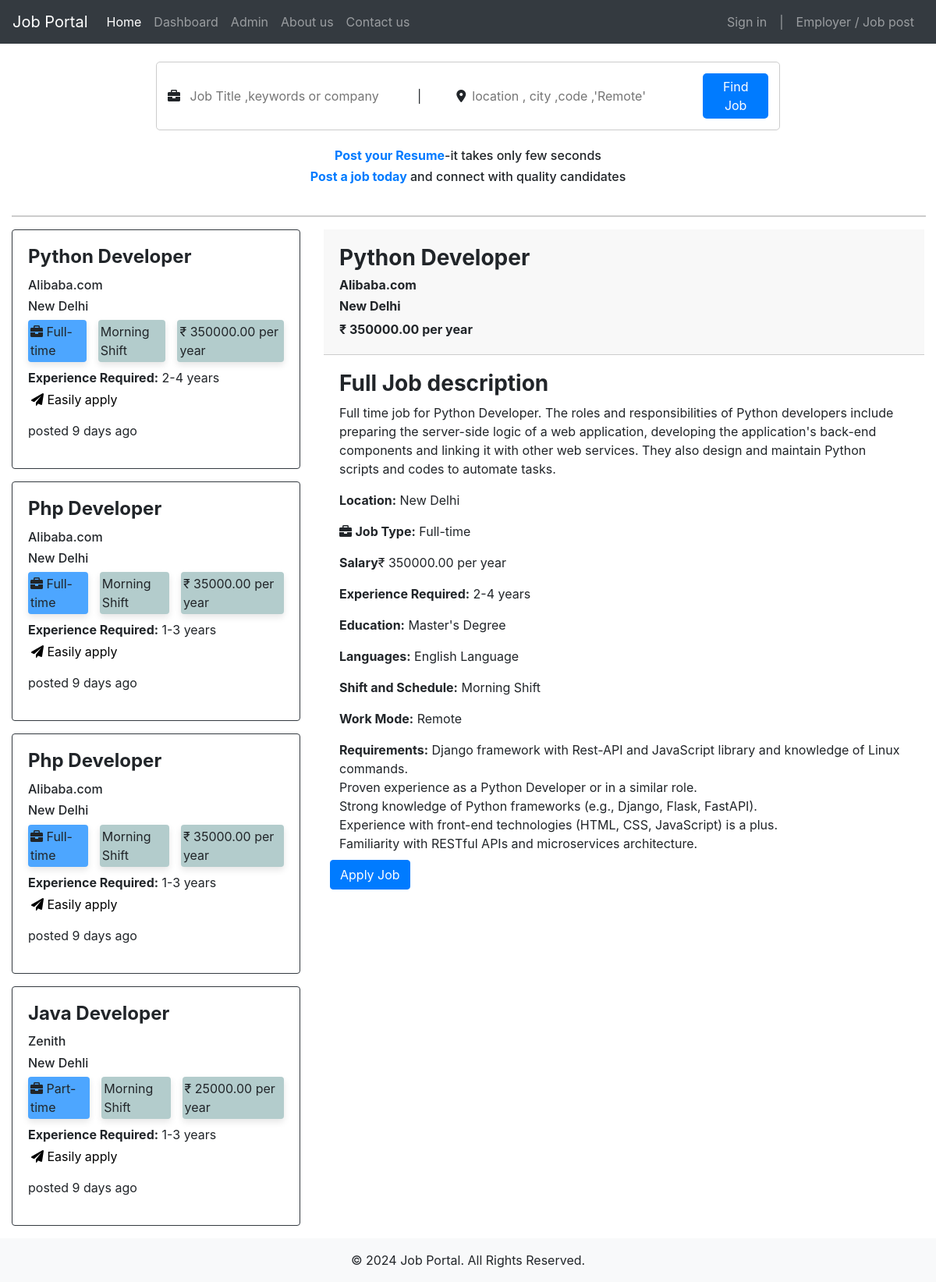
Before: / with the older database file.
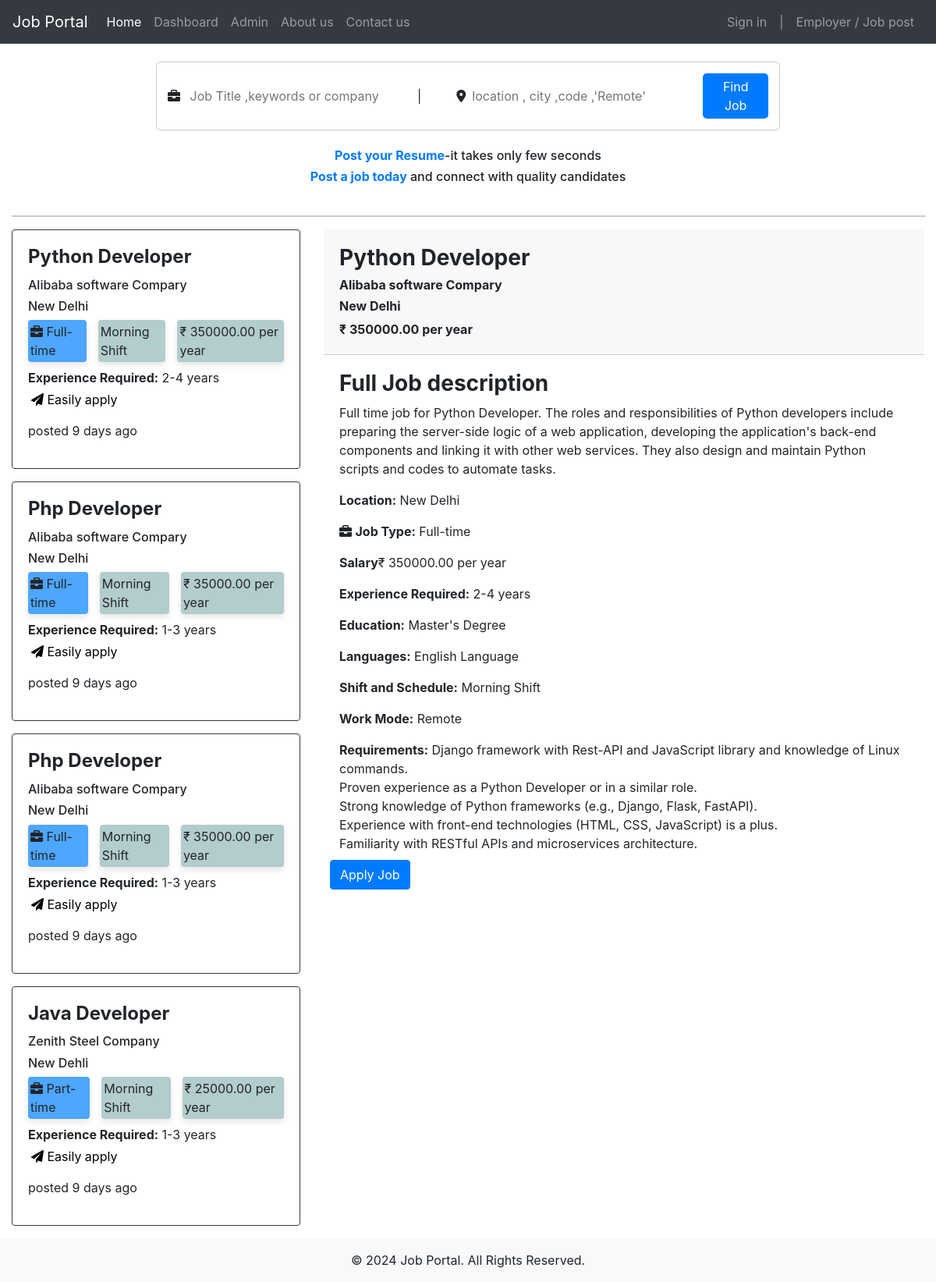
After: the same page with the newer database file.
### JobApp/models.py (models this page shows, shortened)
class Job(models.Model):
    recruiter = models.ForeignKey(
        CustomUser,
        on_delete=models.CASCADE,
        limit_choices_to={'user_type': 'recruiter'}
    )
    title = models.CharField(max_length=255)
    description = models.TextField()
    location = models.CharField(max_length=255)
    job_type = models.CharField(
        max_length=50,
        choices=[
            ('full-time', 'Full-time'),
            ('part-time', 'Part-time'),
            ('internship', 'Internship')
        ]
    )
    salary = models.DecimalField(
        max_digits=10,
        decimal_places=2,
        null=True,
        blank=True
    )
    requirements = models.TextField(help_text="List of job requirements")
    experience_required = models.CharField(
        max_length=100,
        help_text="Required experience level"
    )
    specifications = models.TextField(
        null=True,
        blank=True,
        help_text="Any other specific requirements"
    )
    education=models.CharField(_("Education"), max_length=50,choices=education, default='masters')
    language=models.CharField(_("Languages"), max_length=50,choices=language,default='eng')
    schedule=models.CharField(_("Shift and schedule"), max_length=50,choices=shift,default='morning')
    work_mode = models.CharField(
        max_length=10,
        choices=WORK_MODE_CHOICES,
        default='Onsite',  # Default to 'Onsite'
    )
    created_at = models.DateTimeField(auto_now_add=True, null=True)
    updated_at = models.DateTimeField(auto_now=True, null=True)
    is_published = models.BooleanField(default=False)
    is_closed = models.BooleanField(default=False)
    Vacancy = models.CharField(max_length=10, null=True)
    passedout = models.CharField(max_length=30 ,default='2023-2024')
    timestamp = models.DateTimeField(auto_now=True)
    end_date = models.DateField(max_length=20, null=True,default='None')
    gender = models.CharField(max_length=30,choices=gender_chioce ,blank=True)

### users/models.py (models this page shows, shortened)
class CustomUser(AbstractUser):
    username=None  #Removed the username field*/
    email = models.EmailField(_("email address"), unique=True)
    USER_TYPE_CHOICES = (
        ('candidate', 'Candidate'),
        ('recruiter', 'Recruiter'),
    )
    user_type = models.CharField(max_length=10, choices=USER_TYPE_CHOICES)
    USERNAME_FIELD="email"
    REQUIRED_FIELDS=[]
    objects=CustomUserManager()

### Account/models.py (models this page shows, shortened)
class RecruiterProfile(models.Model):
    user = models.OneToOneField(CustomUser, on_delete=models.CASCADE)
    recruiter_name=models.CharField(_("name"),default='xyz', max_length=50)
    company_name=models.CharField(_("Your company name"), max_length=50)
    company_logo=models.ImageField(_("Image  Company"), upload_to='proImage',blank=True,null=True)
    contact_email=models.EmailField(_("Company Email"), max_length=254)
    contact_phone=models.CharField(_("Phone number"), max_length=50,blank=True,null=True)
    location=models.CharField(_("Location "),max_length=50,default='New Dehli')
    bio=models.TextField(_("Write your bio here!!!!!!!"),max_length=50,blank=True)

### JobApp/views.py (the view)
# urls.py: path('', job_view, name='job_view'),
def job_view(request):
    if request.user.is_authenticated:
        if request.user.user_type=='recruiter':
                jobs=Job.objects.filter(recruiter=request.user)
                print('Heloo Rec')
        elif request.user.user_type=='candidate':
            jobs=Job.objects.all()
    else:
        jobs=Job.objects.all()
    for job in jobs:
      time_diff=timezone.now()-job.timestamp
      postdays=time_diff.days
    return render(request, 'JobApp/jobPage.html', locals())

### templates/JobApp/jobPage.html (shortened to what this page needs)
{% extends "base.html" %} {% load static %}  {% block content %}
<link rel="stylesheet" href="https://cdnjs.cloudflare.com/ajax/libs/font-awesome/6.6.0/css/all.min.css" />
<link rel="stylesheet" href="https://cdnjs.cloudflare.com/ajax/libs/font-awesome/6.0.0-beta3/css/all.min.css" />
<link rel="stylesheet" href="{% static 'css/searchbox.css' %}" />
<link rel="stylesheet" href="{% static 'css/jobpage.css' %}">
{% include "candidate_navbar.html" %}
{% if jobs %}
<div class="container-fluid">
    <div class="row mt-3">
        <div class="search-box">
            <div class="search-input">
                <i class="fas fa-briefcase"></i>
                <input type="text" placeholder=" Job Title ,keywords or company" id="location" required />
            </div>
            <div class="divider">|</div>
            <div class="search-input">
                <i class="fas fa-map-marker-alt"></i>
                <input type="text" placeholder="location , city ,code ,'Remote'" id="location" />
            </div>
            <button class="find-button" onclick="findJob()">Find Job</button>
        </div>
        <br />
    </div>
    <div class="row d-flex align-items-center flex-column mt-3" style="height: 70px">
        <h6 class="">
            <a style="" href=""><b>Post your Resume</b></a>-it takes only few seconds
        </h6>
        <h6 class="">
            <a style="" href=""><b>Post a job today</b></a> and connect with quality
            candidates
        </h6>
    </div>
    <hr style="
      border: 1px solid #ccc;
      width: 100%;
      text-align: left;
      margin-left: 0;
    " />
    <div class="row">
        <div class="col-md-4">
            {% for job in jobs %}
            <div class="card shadow-sm mb-3 border border-dark rounded job-item" data-job-id="{{ job.id }}"
                onclick="showJobDetails({{ job.id }})">
                <article class="card-body">
                    <h4 class="card-title"><b>{{ job.title }}</b></h4>
                    <h6>{{ job.recruiter.recruiterprofile.company_name }}</h6>
                    <h6>{{ job.location }}</h6>
                    <div class="job-details-row mb-2">
                        <div class="job-detail" style="background-color: #4da6ff">
                            <i class="fa-solid fa-briefcase"></i>
                            {{ job.get_job_type_display }}
                        </div>
                        <div class="job-detail">{{ job.get_schedule_display }}</div>
                        <div class="job-detail">
                            ₹ {{ job.salary|default:"Not specified" }} per year
                        </div>
                    </div>
                    <p class="mb-1">
                        <strong>Experience Required:</strong> {{ job.experience_required }}
                    </p>
                    <div class="row m-1 mb-3 d-flex justify-content-between">
                        <a href="{% url 'JobApp:single_job_view' job.id %}"
                            style="text-decoration: none; color: black"><i class="fa-solid fa-paper-plane"></i> Easily
                            apply</a>
                    </div>
                    {% if postdays == 0 %}
                    <p>just post</p>
                    {% elif postdays == 1%}
                    <p>posted {{ postdays }} day ago</p>
                    {% else %}
                    <p>posted {{ postdays }} days ago</p>
                    {% endif %}
                </article>
            </div>
            {% endfor %}
        </div>
        <div class="col-md-8">
            <div id="job-details-container" class='main-div'>
                <div class="fixed-div " >
                    <h3 style="font-weight: bold;">{{ jobs.0.title }}</h3>
                    <h6 style="font-weight: bold;">{{ jobs.0.recruiter.recruiterprofile.company_name }}</h6>
                    <h6 style="font-weight: bold;">{{ jobs.0.location }}</h6>
                    <h6 style="font-weight: bold;" class="" style="background-color: #b3cccc;"></h6>₹ {{ jobs.0.salary|default:"Not specified" }}
                    per
                    year
                </div>
                <div class="scrollable-div">
                    <h3 style="font-weight: bold;">Full Job description</h3>
                    <p>{{ jobs.0.description }}</p>
                    <p><strong>Location:</strong> {{ jobs.0.location }}</p>
                    <p>
                        <i class="fa-solid fa-briefcase"></i> <strong>Job Type:</strong> {{ jobs.0.get_job_type_display }}
                    </p>
                    <p>
                        <strong>Salary</strong>₹ {{ jobs.0.salary|default:"Not specified" }} per year
                    </p>
                    <p>
                        <strong>Experience Required:</strong> {{ jobs.0.experience_required }}
                    </p>
                    <p><strong>Education:</strong> {{ jobs.0.get_education_display }}</p>
                    <p><strong>Languages:</strong> {{ jobs.0.get_language_display }}</p>
                    <p><strong>Shift and Schedule:</strong> {{ jobs.0.get_schedule_display }}</p>
                    <p><strong>Work Mode:</strong> {{ jobs.0.get_work_mode_display }}</p>
                    <p>
                        <strong>Requirements:</strong> {{ jobs.0.requirements|linebreaksbr }}
                    </p>
                </div>
            </div>
            <div class="row p-1 m-1 d-flex justify-content-between">
                <a href="{% url 'JobApp:single_job_view' jobs.0.id %}" class="btn btn-primary">Apply Job</a>
            </div>
        </div>
    </div>
</div>
{% endif %}
<footer class="bg-light py-3">
    <div class="container">
        <p class="text-center mb-0">&copy; 2024 Job Portal. All Rights Reserved.</p>
    </div>
</footer>
{% endblock %}

### templates/base.html (shortened to what this page needs)
<!DOCTYPE html>
<html>
<head>
    <link rel="stylesheet" href="https://cdn.jsdelivr.net/npm/bootstrap@4.0.0/dist/css/bootstrap.min.css">
</head>
<body>
    {% block content %}{% endblock  %}
</body>
</html>

### templates/candidate_navbar.html (shortened to what this page needs)
<nav class="navbar navbar-expand-lg navbar-dark bg-dark">
    <a class="navbar-brand" href="#">Job Portal</a>
    <div class="collapse navbar-collapse" id="navbarSupportedContent">
      <ul class="navbar-nav mr-auto">
        <li class="nav-item active">
          <a class="nav-link" href="{% url 'JobApp:job_view' %}">Home <span class="sr-only">(current)</span></a>
        </li>
        <li class="nav-item">
          <a class="nav-link" href="{% url 'JobApp:dashboard_view' %}">Dashboard</a>
        </li>
        <li class="nav-item">
          <a class="nav-link" href="/">Admin</a>
        </li>
        <li class="nav-item">
          <a class="nav-link" href="{% url 'JobApp:about_us' %}">About us</a>
        </li>
        <li class="nav-item">
          <a class="nav-link" href="{% url 'JobApp:contact_us' %}">Contact us</a>
        </li>
      </ul>
      <ul class="nav navbar-nav navbar-right mr-1">
        {% if user.is_authenticated %}
         {% if user.user_type == 'candidate' %}
         <li><a href="{% url 'Account:candidate_profile' %}">Candidate/</a></li>
     {% elif user.user_type == 'recruiter' %}
         <li><a href="{% url 'Account:recruiter_profile' %}">Recruiter/</a></li>
     {% endif %}
        <li class="nav-item">
            <a href="{% url 'Account:signout' %}" class="nav-link">{{ request.user }}  logout</a>
        </li>
        {% else %}
        <li class="nav-item">
          <a href="{% url 'Account:signin' %}" class="nav-link"> Sign in</a>
      </li>
        {% endif %}
        <li class=" nav-item "><a href="" class="nav-link"> |</a></li>
        <li class="nav-item">
          <a href="{% url 'JobApp:recruiter_job_view' %}" class="nav-link">Employer / Job post</a>
        </li>
      </ul>
    </div>
  </nav>

### static/css/searchbox.css (style rules this page uses)
.search-box { display: flex; align-items: center; gap: 45px; border: 1px solid #ccc; padding: 14px; border-radius: 5px; max-width: 800px; margin: 7px auto; }
.search-input { display: flex; align-items: center; gap: 5px; }
.search-input input { border: none; outline: none; padding: 3px; }
.find-button { background-color: #007bff; color: white; padding: 5px 14px; border: none; border-radius: 5px; cursor: pointer; font-size: 1rem; }

### static/css/jobpage.css (style rules this page uses)
.job-details-row { display: flex; gap: 15px; align-items: center; }
.job-detail { background-color: #b3cccc; padding: 3px; border-radius: 4px; box-shadow: 0 4px 8px rgba(0, 0, 0, 0.1); }
.main-div { display: flex; flex-direction: column; height: 100vh; }
.fixed-div { font-weight: bold; background-color: #f8f8f8; padding: 20px; border-bottom: 1px solid #ccc; }
.scrollable-div { flex-grow: 1; overflow-y: auto; padding: 20px; background-color: #ffffff; }

Changed rows visible on the page:
changed through a linked row, Job "Python Developer": recruiter.recruiterprofile.company_name "Alibaba.com" → "Alibaba software Compary"; recruiter.company_name "Alibaba.com" → "Alibaba software Compary"
changed through a linked row, Job (number 2 of 4 on the later page): recruiter.recruiterprofile.company_name "Alibaba.com" → "Alibaba software Compary"
changed through a linked row, Job (number 3 of 4 on the later page): recruiter.recruiterprofile.company_name "Alibaba.com" → "Alibaba software Compary"
changed through a linked row, Job "Java Developer": recruiter.recruiterprofile.company_name "Zenith" → "Zenith Steel Company"
